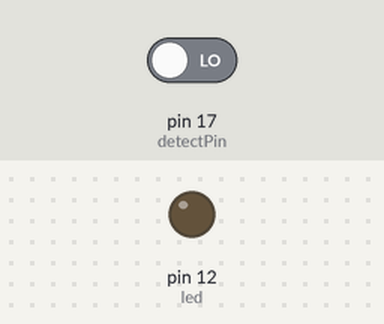
Bench run of a sketch on a simulated Arduino Uno, built with avr-gcc and run on an emulated ATmega328P. Shown: output pins drawn as LEDs (lit = HIGH). The test bench sets the inputs (shaded band); at power-on: pin 17 (detectPin) LOW. What the sketch prints to the serial monitor is not drawn.

Above: at 2.8 s.
2.9 s: pin 17 (detectPin) driven HIGH
At 4.0 s:
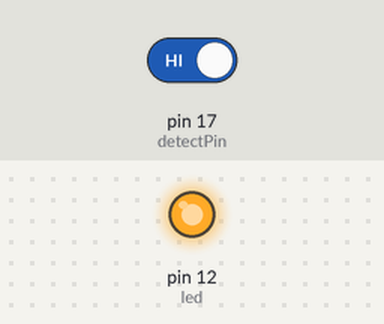
4.5 s: pin 17 (detectPin) driven LOW
At 5.5 s:
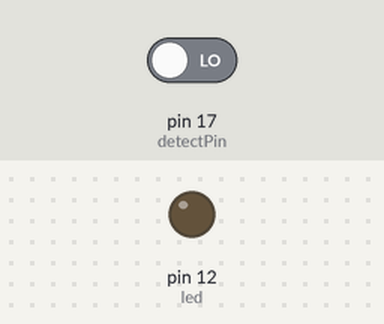
Timing chart, 0 to 7.5 s (numbered marks = the images above; inputs shaded):
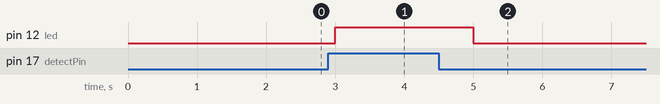

Measured:
- after the input at 2.9 s, pin 12 (led): LOW → HIGH after 0.10 s
- after the input at 4.5 s, pin 12 (led): HIGH → LOW after 0.50 s

The sketch:

RCWL-0516.ino
```cpp
int detectPin = 17;
bool detect = false;
int led = 12;
void setup() {
            Serial.begin(115200); //Intializing the Board with 115200 Baud Rate

            Serial.println("Starting....");
            pinMode(detectPin , INPUT);
            pinMode(led , OUTPUT);
            digitalWrite(led , LOW);
             }

void loop()
{
  detect = digitalRead(detectPin); //Checking the Sensor Value
    if (detect == true)
    {
    digitalWrite(led , HIGH); // Glowing LED as Signal
    Serial.print("Movement Detected...");
    }
  else{
  digitalWrite(led , LOW);
  Serial.print("Movement Not Detected...");
}

delay(1000);

}
```
